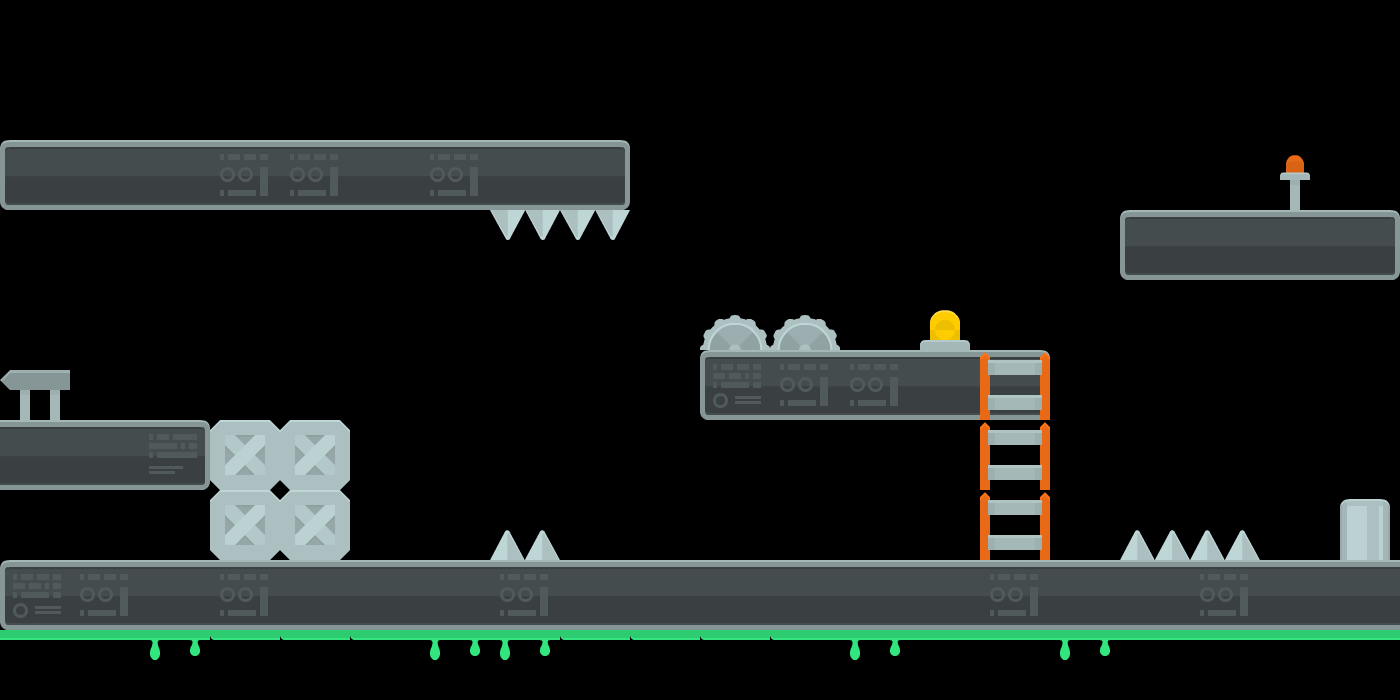

A level layout from a 2D game, rendered from its tile map. Below: a short description, then the map file with tile-grid data replaced by summaries:
An orthogonal 20x10 tile map with 70x70 px tiles, 3 tile layers (Background, Desen Katmanı 1, Desen Katmanı 3) and 11 objects (3x enemy, player, end).

<map version="1.8" tiledversion="1.8.4" orientation="orthogonal" renderorder="right-down" width="20" height="10" tilewidth="70" tileheight="70" infinite="0" nextlayerid="6" nextobjectid="24">
 <tileset firstgid="1" source="PlatformTiles.tsx" />
 <layer id="3" name="Background" width="20" height="10">
  <data>[200 cells, 0 non-empty, 0 distinct tile ids]</data>
 </layer>
 <layer id="1" name="Desen Katmanı 1" width="20" height="10">
  <data>[200 cells, 72 non-empty, 16 distinct tile ids]</data>
 </layer>
 <layer id="4" name="Desen Katmanı 3" width="20" height="10">
  <data>[200 cells, 8 non-empty, 5 distinct tile ids]</data>
 </layer>
 <objectgroup id="5" name="objects">
  <object id="7" x="0" y="140">
   <polygon points="0,0 630,0 630,70 0,70" />
  </object>
  <object id="8" x="1120" y="210">
   <polygon points="0,0 280,0 280,70 0,70" />
  </object>
  <object id="9" x="700" y="350">
   <polygon points="0,0 350,0 350,70 0,70" />
  </object>
  <object id="12" x="210" y="420">
   <polygon points="0,0 140,0 140,140 0,140" />
  </object>
  <object id="13" x="0" y="420">
   <polygon points="0,0 210,0 210,70 0,70" />
  </object>
  <object id="16" x="0" y="560">
   <polygon points="0,0 0,70 1400,70 1400,0" />
  </object>
  <object id="17" name="player" x="70" y="0" width="70" height="70" />
  <object id="20" name="enemy" x="801" y="253" width="70" height="70" />
  <object id="21" name="enemy" x="1189" y="43" width="70" height="70" />
  <object id="22" name="enemy" x="265" y="3" width="70" height="70" />
  <object id="23" name="end" x="0" y="350" width="70" height="70" />
 </objectgroup>
</map>
